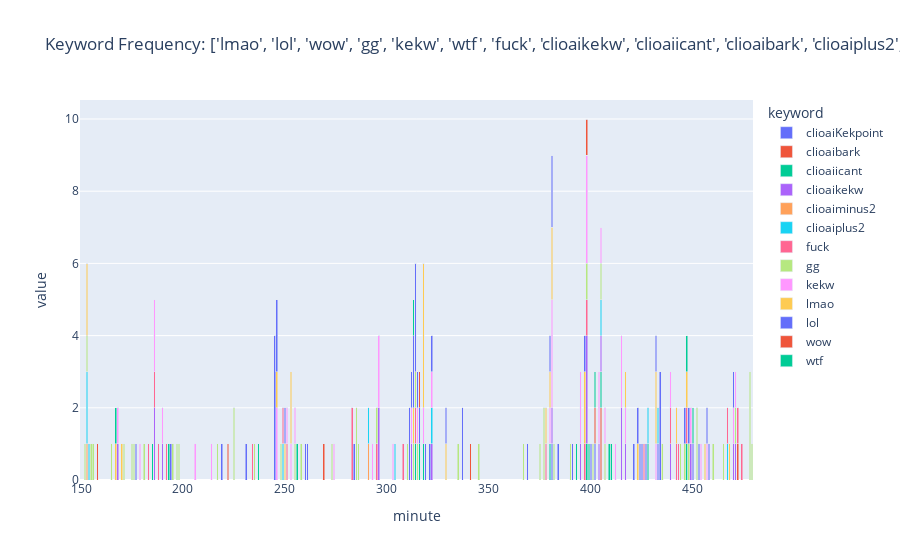

The cell this chart's notebook holds for it:
### Markdown cell above
## 5. Keyword & Transcript Deep Dive

### Code cell
if not parsed_chat_df.empty:
    
    print("Scanning chat for keywords...")
    chat_messages_lower = parsed_chat_df['message'].str.lower()
    keyword_hits = []
    
    for kw in TARGET_KEYWORDS:
        mask = chat_messages_lower.str.contains(kw, case=False, na=False)
        if mask.any():
            matches = parsed_chat_df[mask][['minute']].copy()
            matches['keyword'] = kw
            keyword_hits.extend(matches.to_dict('records'))
    
    df_hits = pd.DataFrame(keyword_hits)
    
    if not df_hits.empty:
        pivot_df = df_hits.groupby(['minute', 'keyword']).size().unstack(fill_value=0)
        
        # Reindex to ensure continuous timeline
        min_m, max_m = int(parsed_chat_df['minute'].min()), int(parsed_chat_df['minute'].max())
        all_minutes = range(min_m, max_m + 1)
        pivot_df = pivot_df.reindex(all_minutes, fill_value=0)

        # Plot
        if HAS_PLOTLY:
            fig = px.bar(pivot_df, barmode='stack', title=f'Keyword Frequency: {TARGET_KEYWORDS}')
            fig.show()
        else:
            pivot_df.plot(kind='bar', stacked=True, figsize=(18, 8), width=1.0, colormap='viridis')
            plt.title(f'Keyword Frequency: {TARGET_KEYWORDS}')
            plt.xlabel('Minute')
            plt.xticks([]) # Hide all ticks for cleaner view
            plt.show()
        
        # Context Extraction
        minutes_meeting_threshold = pivot_df[pivot_df.sum(axis=1) >= MIN_HIT_THRESHOLD].index.tolist()
        
        if minutes_meeting_threshold and not parsed_transcript_df.empty:
            print(f"\n--- TRANSCRIPT FOR KEYWORD SPIKES (Threshold: {MIN_HIT_THRESHOLD}+) ---")
            transcript_context = extract_transcript_by_minutes(parsed_transcript_df, minutes_meeting_threshold)
            
            for m in sorted(minutes_meeting_threshold):
                breakdown = dict(pivot_df.loc[m][pivot_df.loc[m] > 0])
                print(f"\n[Minute {m}] Keywords: {breakdown}")
                print(f"{textwrap.fill(transcript_context[m], width=80, initial_indent='  ', subsequent_indent='  ')}")
        elif not minutes_meeting_threshold:
            print(f"No minutes exceeded the keyword threshold ({MIN_HIT_THRESHOLD}).")
    else:
        print("No matches found for provided keywords.")

### Figure 1 — Plotly figure (JSON) as saved in the notebook; plotly's stock layout.template omitted (floating-point values rounded to 4 significant figures; data arrays with more than 128 entries replaced by an {"elided": "..."} marker saying what was removed)
{"data": [{"hovertemplate": "keyword=clioaiKekpoint<br>minute=%{x}<br>value=%{y}<extra></extra>", "legendgroup": "clioaiKekpoint", "marker": {"color": "#636efa", "pattern": {"shape": ""}}, "name": "clioaiKekpoint", "orientation": "v", "showlegend": true, "textposition": "auto", "type": "bar", "x": {"elided": "330 int values"}, "xaxis": "x", "y": {"elided": "330 int values"}, "yaxis": "y"}, {"hovertemplate": "keyword=clioaibark<br>minute=%{x}<br>value=%{y}<extra></extra>", "legendgroup": "clioaibark", "marker": {"color": "#EF553B", "pattern": {"shape": ""}}, "name": "clioaibark", "orientation": "v", "showlegend": true, "textposition": "auto", "type": "bar", "x": {"elided": "330 int values"}, "xaxis": "x", "y": {"elided": "330 int values"}, "yaxis": "y"}, {"hovertemplate": "keyword=clioaiicant<br>minute=%{x}<br>value=%{y}<extra></extra>", "legendgroup": "clioaiicant", "marker": {"color": "#00cc96", "pattern": {"shape": ""}}, "name": "clioaiicant", "orientation": "v", "showlegend": true, "textposition": "auto", "type": "bar", "x": {"elided": "330 int values"}, "xaxis": "x", "y": {"elided": "330 int values"}, "yaxis": "y"}, {"hovertemplate": "keyword=clioaikekw<br>minute=%{x}<br>value=%{y}<extra></extra>", "legendgroup": "clioaikekw", "marker": {"color": "#ab63fa", "pattern": {"shape": ""}}, "name": "clioaikekw", "orientation": "v", "showlegend": true, "textposition": "auto", "type": "bar", "x": {"elided": "330 int values"}, "xaxis": "x", "y": {"elided": "330 int values"}, "yaxis": "y"}, {"hovertemplate": "keyword=clioaiminus2<br>minute=%{x}<br>value=%{y}<extra></extra>", "legendgroup": "clioaiminus2", "marker": {"color": "#FFA15A", "pattern": {"shape": ""}}, "name": "clioaiminus2", "orientation": "v", "showlegend": true, "textposition": "auto", "type": "bar", "x": {"elided": "330 int values"}, "xaxis": "x", "y": {"elided": "330 int values"}, "yaxis": "y"}, {"hovertemplate": "keyword=clioaiplus2<br>minute=%{x}<br>value=%{y}<extra></extra>", "legendgroup": "clioaiplus2", "marker": {"color": "#19d3f3", "pattern": {"shape": ""}}, "name": "clioaiplus2", "orientation": "v", "showlegend": true, "textposition": "auto", "type": "bar", "x": {"elided": "330 int values"}, "xaxis": "x", "y": {"elided": "330 int values"}, "yaxis": "y"}, {"hovertemplate": "keyword=fuck<br>minute=%{x}<br>value=%{y}<extra></extra>", "legendgroup": "fuck", "marker": {"color": "#FF6692", "pattern": {"shape": ""}}, "name": "fuck", "orientation": "v", "showlegend": true, "textposition": "auto", "type": "bar", "x": {"elided": "330 int values"}, "xaxis": "x", "y": {"elided": "330 int values"}, "yaxis": "y"}, {"hovertemplate": "keyword=gg<br>minute=%{x}<br>value=%{y}<extra></extra>", "legendgroup": "gg", "marker": {"color": "#B6E880", "pattern": {"shape": ""}}, "name": "gg", "orientation": "v", "showlegend": true, "textposition": "auto", "type": "bar", "x": {"elided": "330 int values"}, "xaxis": "x", "y": {"elided": "330 int values"}, "yaxis": "y"}, {"hovertemplate": "keyword=kekw<br>minute=%{x}<br>value=%{y}<extra></extra>", "legendgroup": "kekw", "marker": {"color": "#FF97FF", "pattern": {"shape": ""}}, "name": "kekw", "orientation": "v", "showlegend": true, "textposition": "auto", "type": "bar", "x": {"elided": "330 int values"}, "xaxis": "x", "y": {"elided": "330 int values"}, "yaxis": "y"}, {"hovertemplate": "keyword=lmao<br>minute=%{x}<br>value=%{y}<extra></extra>", "legendgroup": "lmao", "marker": {"color": "#FECB52", "pattern": {"shape": ""}}, "name": "lmao", "orientation": "v", "showlegend": true, "textposition": "auto", "type": "bar", "x": {"elided": "330 int values"}, "xaxis": "x", "y": {"elided": "330 int values"}, "yaxis": "y"}, {"hovertemplate": "keyword=lol<br>minute=%{x}<br>value=%{y}<extra></extra>", "legendgroup": "lol", "marker": {"color": "#636efa", "pattern": {"shape": ""}}, "name": "lol", "orientation": "v", "showlegend": true, "textposition": "auto", "type": "bar", "x": {"elided": "330 int values"}, "xaxis": "x", "y": {"elided": "330 int values"}, "yaxis": "y"}, {"hovertemplate": "keyword=wow<br>minute=%{x}<br>value=%{y}<extra></extra>", "legendgroup": "wow", "marker": {"color": "#EF553B", "pattern": {"shape": ""}}, "name": "wow", "orientation": "v", "showlegend": true, "textposition": "auto", "type": "bar", "x": {"elided": "330 int values"}, "xaxis": "x", "y": {"elided": "330 int values"}, "yaxis": "y"}, {"hovertemplate": "keyword=wtf<br>minute=%{x}<br>value=%{y}<extra></extra>", "legendgroup": "wtf", "marker": {"color": "#00cc96", "pattern": {"shape": ""}}, "name": "wtf", "orientation": "v", "showlegend": true, "textposition": "auto", "type": "bar", "x": {"elided": "330 int values"}, "xaxis": "x", "y": {"elided": "330 int values"}, "yaxis": "y"}], "layout": {"barmode": "stack", "legend": {"title": {"text": "keyword"}, "tracegroupgap": 0}, "title": {"text": "Keyword Frequency: ['lmao', 'lol', 'wow', 'gg', 'kekw', 'wtf', 'fuck', 'clioaikekw', 'clioaiicant', 'clioaibark', 'clioaiplus2', 'clioaiminus2', 'clioaiKekpoint']"}, "xaxis": {"anchor": "y", "domain": [0, 1], "title": {"text": "minute"}}, "yaxis": {"anchor": "x", "domain": [0, 1], "title": {"text": "value"}}}}
